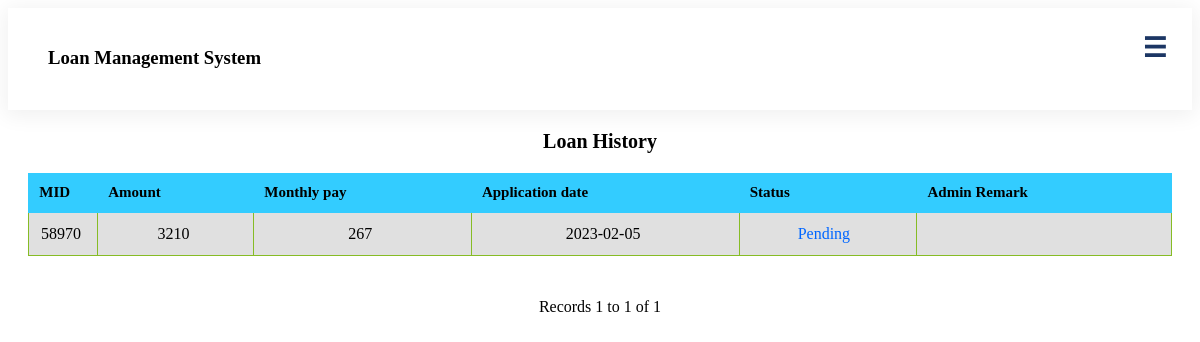
/loanhistory.php (signed in), run on the app's committed database.
### tables this page shows
CREATE TABLE `loan` (
  `loanId` int(6) NOT NULL,
  `memberId` int(8) NOT NULL,
  `loanType` varchar(15) NOT NULL,
  `income` int(8) NOT NULL,
  `amount` int(8) NOT NULL,
  `intereset` varchar(5) NOT NULL,
  `payment_term` int(3) NOT NULL,
  `total_paid` int(8) NOT NULL,
  `emi_per_month` int(8) NOT NULL,
  `bankStatementPhoto` varchar(250) NOT NULL,
  `security` varchar(250) NOT NULL,
  `posting_date` date NOT NULL,
  `status` varchar(15) NOT NULL,
  `adminRemark` varchar(100) NOT NULL,
  `adminRemarkDate` date NOT NULL,
  `balance` int(255) NOT NULL
);

### loanhistory.php (the view, shortened to what this page needs)
<?php require_once('Connections/mlms.php'); ?>
<?php
$maxRows_lonhist = 10;
$pageNum_lonhist = 0;
$startRow_lonhist = $pageNum_lonhist * $maxRows_lonhist;
mysqli_select_db($mlms, $database_mlms);
$memberId = $_SESSION['MM_Username'];
$query_lonhist = "SELECT * FROM `loan` WHERE memberId=$memberId";
$query_limit_lonhist = "SELECT * FROM loan WHERE memberId=$memberId LIMIT $startRow_lonhist, $maxRows_lonhist";
$lonhist = mysqli_query($mlms, $query_limit_lonhist) or die(mysql_error());
$row_lonhist = mysqli_fetch_assoc($lonhist);
if (isset($_GET['totalRows_lonhist'])) {
    $totalRows_lonhist = $_GET['totalRows_lonhist'];
} else {
    $all_lonhist = mysqli_query($mlms, $query_lonhist);
    $totalRows_lonhist = mysqli_num_rows($all_lonhist);
}
?>
<html>
<head>
    <link rel="stylesheet" type="text/css" href="Assets/css/style.css">
</head>
<body>
    <?php include 'header/user.php'; ?>
    <center>
        <div class="main">
            <h3 class="llTl">Loan History</h3>
            <table border="0" align="center" class="responsive-table">
                <tr bgcolor="#33CCFF" bordercolordark="#000000">
                    <th width="40px">MID</th>
                    <th>Amount</th>
                    <th>Monthly pay</th>
                    <th>Application date</th>
                    <th>Status</th>
                    <th>Admin Remark</th>
                </tr>
                <?php do { ?>
                    <tr>
                        <td>
                            <?php echo $row_lonhist['memberId']; ?>&nbsp;
                        </td>
                        <td>
                            <?php echo $row_lonhist['total_paid']; ?>&nbsp;
                        </td>
                        <td>
                            <?php echo $row_lonhist['emi_per_month']; ?>&nbsp;
                        </td>
                        <td>
                            <?php echo $row_lonhist['posting_date']; ?>&nbsp;
                        </td>
                        <td>
                            <font color=" #0066FF">
                                <?php echo $row_lonhist['status']; ?>
                            </font>&nbsp;
                        </td>
                        <td>
                        </td>
                    </tr>
                <?php } while ($row_lonhist = mysqli_fetch_assoc($lonhist)); ?>
            </table>
            <br />
            Records
            <?php echo ($startRow_lonhist + 1) ?> to
            <?php echo min($startRow_lonhist + $maxRows_lonhist, $totalRows_lonhist) ?> of
            <?php echo $totalRows_lonhist ?>
            <br />
            <table border="0" class="tableStyle">
                <tr>
                    <td>
                    </td>
                    <td>
                    </td>
                    <td>
                    </td>
                    <td>
                    </td>
                </tr>
            </table>
        </div>
    </center>
</body>
</html>

### Assets/css/style.css (style rules this page uses)
.main { padding-left: 20px; padding-right: 20px; }
.llTl { font-size: 20px; font-weight: bold; text-align: center; }
.main { display: block; }
body { position: relative; }
th { background-color: "#33CCFF"; font-size: 15px; }
tr { text-align: center; vertical-align: middle; }
.responsive-table { width: 100%; margin-bottom: 1.5em; border-spacing: 0; }
@media (min-width: 48em) { .responsive-table { font-size: 0.9em; } }
@media (min-width: 62em) { .responsive-table { font-size: 1em; } }
.responsive-table tbody, .responsive-table tr, .responsive-table th, .responsive-table td { display: block; padding: 0; text-align: left; white-space: normal; }
@media (min-width: 48em) { .responsive-table tr { display: table-row; } }
.responsive-table th, .responsive-table td { padding: 0.5em; vertical-align: middle; }
@media (min-width: 30em) { .responsive-table th, .responsive-table td { padding: 0.75em 0.5em; } }
@media (min-width: 48em) { .responsive-table th, .responsive-table td { display: table-cell; padding: 0.5em; } }
@media (min-width: 62em) { .responsive-table th, .responsive-table td { padding: 0.75em 0.5em; } }
@media (min-width: 75em) { .responsive-table th, .responsive-table td { padding: 0.75em; } }
.responsive-table tbody tr { margin-bottom: 1em; }
@media (min-width: 48em) { .responsive-table tbody tr { display: table-row; border-width: 1px; } }
.responsive-table tbody tr:last-of-type { margin-bottom: 0; }
@media (min-width: 48em) { .responsive-table tbody tr:nth-of-type(even) { background-color: rgba(0, 0, 0, 0.12); } }
.responsive-table tbody td { text-align: right; }
@media (min-width: 48em) { .responsive-table tbody td { border-left: 1px solid #86bc25; border-bottom: 1px solid #86bc25; text-align: center; } }
@media (min-width: 48em) { .responsive-table tbody td:last-of-type { border-right: 1px solid #86bc25; } }

### loanhistory.php (style rules this page uses)
table th { text-align: center; }

### header/user.php (style rules this page uses)
body { font-family: Raleway; }

### data on the page
loan: memberId "58970", total_paid "3210", emi_per_month "267", posting_date "2023-02-05", status "Pending"

### other printed values
$startRow_lonhist + 1 "1"
min($startRow_lonhist + $maxRows_lonhist, $totalRows_lonhist) "1"
$totalRows_lonhist "1"
